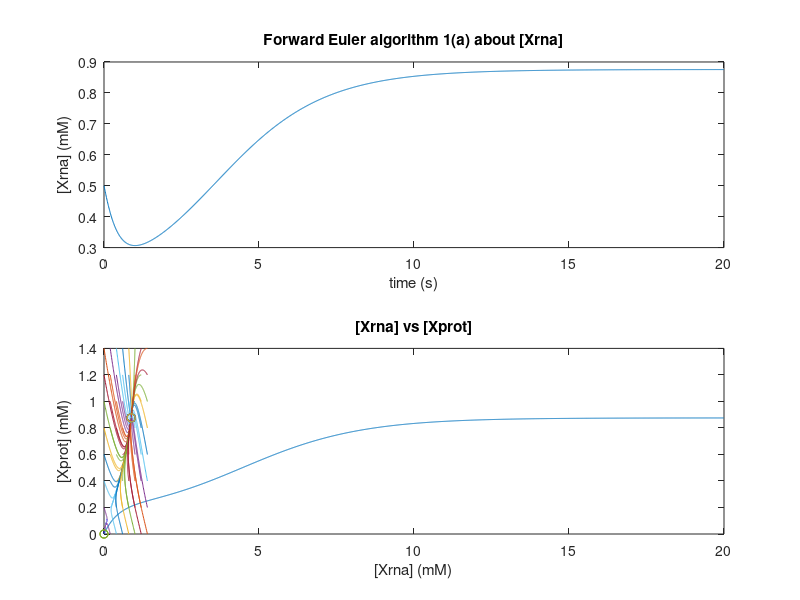

Here is the MATLAB script that generated this plot:
%%%% Part A
%%%%%%%%%%%%%%%
%% 1 (a)
%%%%%%%%%%%%%%%
Vmax = 5;
K = 20;
S1 = []; S2=[]; S3=[];
V1 = []; V2=[]; V3=[];
% h = 1
h = 1;
for (i=0:100)
    S1(i+1) = i; 
    V1(i+1) = (Vmax*(S1(i+1)^h))/(K^h + S1(i+1)^h);
end
plot(S1,V1)
% h = 2
h = 2;
for (i=0:100)
    S2(i+1) = i; 
    V2(i+1) = (Vmax*(S2(i+1)^h))/(K^h + S2(i+1)^h);
end
hold on
plot(S2,V2)
% h = 10
h = 10;
for (i=0:100)
    S3(i+1) = i; 
    V3(i+1) = (Vmax*(S3(i+1)^h))/(K^h + S3(i+1)^h);
end
plot(S3,V3)
hold off
xlabel('Substrate concentration(mM)')
ylabel('Rate of change(mM/s)')
legend('h=1','h=2','h=10')
title('Hill equation 1(a)')

%%%%%%%%%%%%%%%
%% 1 (b)
%%%%%%%%%%%%%%%
Vmax = 5;
h = 2;
S1 = []; S2=[]; S3=[];
V1 = []; V2=[]; V3=[];
%K =10
K = 10;
for (i=0:100)
    S1(i+1) = i; 
    V1(i+1) = (Vmax*(S1(i+1)^h))/(K^h + S1(i+1)^h);
end
plot(S1,V1)
%K =20
K = 20;
for (i=0:100)
    S2(i+1) = i; 
    V2(i+1) = (Vmax*(S2(i+1)^h))/(K^h + S2(i+1)^h);
end
hold on
plot(S2,V2)
%K =40
K = 40;
for (i=0:100)
    S3(i+1) = i; 
    V3(i+1) = (Vmax*(S3(i+1)^h))/(K^h + S3(i+1)^h);
end
plot(S3,V3)
hold off
xlabel('Substrate concentration(mM)')
ylabel('Rate of change(mM/s)')
legend('K=10','K=20','K=40')
title('Hill equation 1(b)')

%%%%%%%%%%%%%%%
%% 1(c)
%%%%%%%%%%%%%%%
K = 20;
h = 2;
S1 = []; S2=[]; S3=[];
V1 = []; V2=[]; V3=[];
%Vmax=2
Vmax = 2;
for (i=0:100)
    S1(i+1) = i; 
    V1(i+1) = (Vmax*(S1(i+1)^h))/(K^h + S1(i+1)^h);
end
plot(S1,V1)
%Vmax=5
Vmax =5;
for (i=0:100)
    S2(i+1) = i; 
    V2(i+1) = (Vmax*(S2(i+1)^h))/(K^h + S2(i+1)^h);
end
hold on
plot(S2,V2)
%Vmax=10
Vmax = 10;
for (i=0:100)
    S3(i+1) = i; 
    V3(i+1) = (Vmax*(S3(i+1)^h))/(K^h + S3(i+1)^h);
end
plot(S3,V3)
hold off
xlabel('Substrate concentration(mM)')
ylabel('Rate of change(mM/s)')
legend('Vmax=2','Vmax=5','Vmax=10')
title('Hill equation 1(c)')

%%%%%%%%%%%%%%%
%% 2(b)
%%%%%%%%%%%%%%%
K = 50; h = 4;
S1 = []; V1 = [];
Vmax = 20;
for (i=0:100)
    S1(i+1) = i; 
    V1(i+1) = (Vmax*(S1(i+1)^h))/(K^h + S1(i+1)^h);
end
plot(S1,V1)
xlabel('Substrate concentration(mM)')
ylabel('Rate of change(mM/s)')
title('Hill equation 2(b)')

%%%%%%%%%%%%%%%
%% 3 (a)
%%%%%%%%%%%%%%%
h=4; Vmax = 20; K=50;
totaltime = 10;
stepsize = 0.01;
numsteps = totaltime/stepsize;

% let S = [S] : the concetration of substrate
S = zeros(numsteps,1);
t = zeros(numsteps,1);

S(1)=100; t(1)=0;

for (i=1:numsteps-1)
    dS_dt = -Vmax*(S(i)^h)/(K^h + S(i)^h);
    S(i+1) = S(i) + dS_dt*stepsize;
    t(i+1) = t(i) + stepsize;
end

plot(t,S)
xlabel('time (s)')
ylabel('[S] (mM)')
title('Forward Euler algorithm 3(a)')



%%%% Part B
%%%%%%%%%%%%%%%
%% 1 (a)
%%%%%%%%%%%%%%%

% Xprot means [Xprot] Xrna means [Xrna] from the ODE
% CXprot means Xprot  CXrna means Xrna from the ODE
% K = K(1/2)
w=1; u=1; CXprot=1; CXrna=1; K=0.33;
totaltime = 20;
stepsize = 0.01;
numsteps = totaltime/stepsize;

Xprot = zeros(numsteps,1);
Xrna = zeros(numsteps,1);
t = zeros(numsteps,1);

Xprot(1)=0.5; Xrna(1)=0.5; t(1)=0;

for (i=1:numsteps-1)
    dXrna_dt = u*(Xprot(i)^2)/(K^2+Xprot(i)^2)-CXrna*Xrna(i);
    dXprot_dt = w*Xrna(i) - CXprot*Xprot(i);
    Xrna(i+1) = Xrna(i) + dXrna_dt*stepsize;
    Xprot(i+1) = Xprot(i) + dXprot_dt*stepsize;
    t(i+1) = t(i) + stepsize;
end
figure(1)
subplot(2,1,1)
plot(t,Xrna)
xlabel('time (s)')
ylabel('[Xrna] (mM)')
title('Forward Euler algorithm 1(a) about [Xrna]')
subplot(2,1,2)
plot(t,Xprot)
ylabel('[Xprot] (mM)')
xlabel('time (s)')
title('Forward Euler algorithm 1(a) about [Xprot]')

%%%%%%%%%%%%%%%
%% 1 (b)
%%%%%%%%%%%%%%%

w=1; u=1; CXprot=1; CXrna=1; K=0.33;
totaltime = 20;
stepsize = 0.01;
numsteps = totaltime/stepsize;

Xprot = zeros(numsteps,1);
Xrna = zeros(numsteps,1);
t = zeros(numsteps,1);

Xprot(1)=0.2; Xrna(1)=0; t(1)=0;

for (i=1:numsteps-1)
    dXrna_dt = u*(Xprot(i)^2)/(K^2+Xprot(i)^2)-CXrna*Xrna(i);
    dXprot_dt = w*Xrna(i) - CXprot*Xprot(i);
    Xrna(i+1) = Xrna(i) + dXrna_dt*stepsize;
    Xprot(i+1) = Xprot(i) + dXprot_dt*stepsize;
    t(i+1) = t(i) + stepsize;
end
figure(1)
subplot(2,1,1)
plot(t,Xrna)
xlabel('time (s)')
ylabel('[Xrna] (mM)')
title('Forward Euler algorithm 1(a) about [Xrna]')
subplot(2,1,2)
plot(t,Xprot)
ylabel('[Xprot] (mM)')
xlabel('time (s)')
title('Forward Euler algorithm 1(a) about [Xprot]')

%%%%%%%%%%%%%%%
%% 1 (c)
%%%%%%%%%%%%%%%
w=1; u=1; CXprot=1; CXrna=1; K=0.33;
totaltime = 20;
stepsize = 0.01;
numsteps = totaltime/stepsize;

Xprot = zeros(numsteps,1);
Xrna = zeros(numsteps,1);
t = zeros(numsteps,1);

Xprot(1)=0.5; Xrna(1)=0; t(1)=0;

for (i=1:numsteps-1)
    dXrna_dt = u*(Xprot(i)^2)/(K^2+Xprot(i)^2)-CXrna*Xrna(i);
    dXprot_dt = w*Xrna(i) - CXprot*Xprot(i);
    Xrna(i+1) = Xrna(i) + dXrna_dt*stepsize;
    Xprot(i+1) = Xprot(i) + dXprot_dt*stepsize;
    t(i+1) = t(i) + stepsize;
end
figure(1)
subplot(2,1,1)
plot(t,Xrna)
xlabel('time (s)')
ylabel('[Xrna] (mM)')
title('Forward Euler algorithm 1(a) about [Xrna]')
subplot(2,1,2)
plot(t,Xprot)
ylabel('[Xprot] (mM)')
xlabel('time (s)')
title('Forward Euler algorithm 1(a) about [Xprot]')

%%%%%%%%%%%%%%%
%% 1 (d)
%%%%%%%%%%%%%%%

w=1; u=1; CXprot=1; CXrna=1; K=0.33;
totaltime = 20;
stepsize = 0.01;
numsteps = totaltime/stepsize;

Xprot = zeros(numsteps,1);
Xrna = zeros(numsteps,1);
t = zeros(numsteps,1);

Xprot(1)=0; Xrna(1)=0.2; t(1)=0;

for (i=1:numsteps-1)
    dXrna_dt = u*(Xprot(i)^2)/(K^2+Xprot(i)^2)-CXrna*Xrna(i);
    dXprot_dt = w*Xrna(i) - CXprot*Xprot(i);
    Xrna(i+1) = Xrna(i) + dXrna_dt*stepsize;
    Xprot(i+1) = Xprot(i) + dXprot_dt*stepsize;
    t(i+1) = t(i) + stepsize;
end
figure(1)
subplot(2,1,1)
plot(t,Xrna)
xlabel('time (s)')
ylabel('[Xrna] (mM)')
title('Forward Euler algorithm 1(a) about [Xrna]')
subplot(2,1,2)
plot(t,Xprot)
ylabel('[Xprot] (mM)')
xlabel('time (s)')
title('Forward Euler algorithm 1(a) about [Xprot]')

%%%%%%%%%%%%%%%
%% 1 (e)
%%%%%%%%%%%%%%%

w=1; u=1; CXprot=1; CXrna=1; K=0.33;
totaltime = 20;
stepsize = 0.01;
numsteps = totaltime/stepsize;

Xprot = zeros(numsteps,1);
Xrna = zeros(numsteps,1);
t = zeros(numsteps,1);

Xprot(1)=0; Xrna(1)=0.5; t(1)=0;

for (i=1:numsteps-1)
    dXrna_dt = u*(Xprot(i)^2)/(K^2+Xprot(i)^2)-CXrna*Xrna(i);
    dXprot_dt = w*Xrna(i) - CXprot*Xprot(i);
    Xrna(i+1) = Xrna(i) + dXrna_dt*stepsize;
    Xprot(i+1) = Xprot(i) + dXprot_dt*stepsize;
    t(i+1) = t(i) + stepsize;
end
figure(1)
subplot(2,1,1)
plot(t,Xrna)
xlabel('time (s)')
ylabel('[Xrna] (mM)')
title('Forward Euler algorithm 1(a) about [Xrna]')
subplot(2,1,2)
plot(t,Xprot)
ylabel('[Xprot] (mM)')
xlabel('time (s)')
title('Forward Euler algorithm 1(a) about [Xprot]')

%%%%%%%%%%%%%%%
%% 2 (a)
%%%%%%%%%%%%%%%
w=1; u=1; CXprot=1; CXrna=1; K=0.33;
totaltime = 20;
stepsize = 0.01;
numsteps = totaltime/stepsize;

Xprot = zeros(numsteps,1);
Xrna = zeros(numsteps,1);
t = zeros(numsteps,1);
for (i=0:0.2:1.4)
    Xrna(1)=i;
    for (j=0:0.2:1.4)
        Xprot(1)=j;
        t(1)=0;
        for (i=1:numsteps-1)
            dXrna_dt = u*(Xprot(i)^2)/(K^2+Xprot(i)^2)-CXrna*Xrna(i);
            dXprot_dt = w*Xrna(i) - CXprot*Xprot(i);
            Xrna(i+1) = Xrna(i) + dXrna_dt*stepsize;
            Xprot(i+1) = Xprot(i) + dXprot_dt*stepsize;
            t(i+1) = t(i) + stepsize;
        end
    end
end

%%%%%%%%%%%%%%%
%% 2 (b)
%%%%%%%%%%%%%%%
w=1; u=1; CXprot=1; CXrna=1; K=0.33;
totaltime = 20;
stepsize = 0.01;
numsteps = totaltime/stepsize;

Xprot = zeros(numsteps,1);
Xrna = zeros(numsteps,1);
t = zeros(numsteps,1);
n=0;
for (i=0:0.2:1.4)
    Xrna(1)=i;
    for (j=0:0.2:1.4)
        Xprot(1)=j;
        t(1)=0; n=n+1;
        for (i=1:numsteps-1)
            dXrna_dt = u*(Xprot(i)^2)/(K^2+Xprot(i)^2)-CXrna*Xrna(i);
            dXprot_dt = w*Xrna(i) - CXprot*Xprot(i);
            Xrna(i+1) = Xrna(i) + dXrna_dt*stepsize;
            Xprot(i+1) = Xprot(i) + dXprot_dt*stepsize;
            t(i+1) = t(i) + stepsize;
        end
        hold on
        plot(Xrna,Xprot)
        plot(Xrna(end),Xprot(end),'o')
        xlabel('[Xrna] (mM)')
        ylabel('[Xprot] (mM)')
        title('[Xrna] vs [Xprot]')
    end
end
hold off

